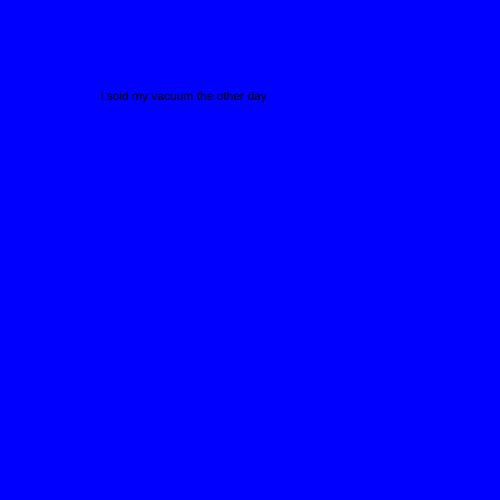
Frame 1 (no input)
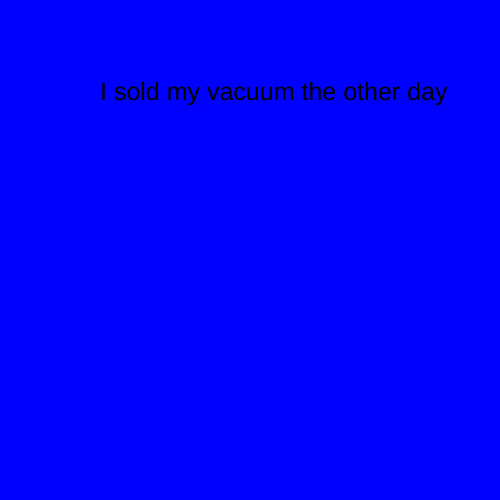
Frame 60 (no input)
Frame 120 (the mouse pressed at the canvas centre since frame 60): identical to frame 60, image omitted

The p5.js sketch that drew these frames (run headless with seeded random() and noise() and a simulated clock; from frame 60 on, the mouse is pressed at the canvas centre):

// p5.js sketch
// ── sketch.js
let state = 0;
let timer = 0;

function setup() {
  createCanvas(500, 500);
}

function draw() {
  switch (state) {
    case 0:
      background('blue');
      text("I sold my vacuum the other day", 100, 100);
      textSize(25);
      break;

    case 1:
      background('green');
      text("All it was doing was collecting dust", 100, 100);
      textSize(25);
      break;
  }
  timer++;
  if (timer > 3 * 60) {
    timer = 0;
    state++;
    if (state > 1) state = 0;
  }

}

function mouseReleased() {
  state++;

  if (state > 1) {
    state = 0;
  }
}
